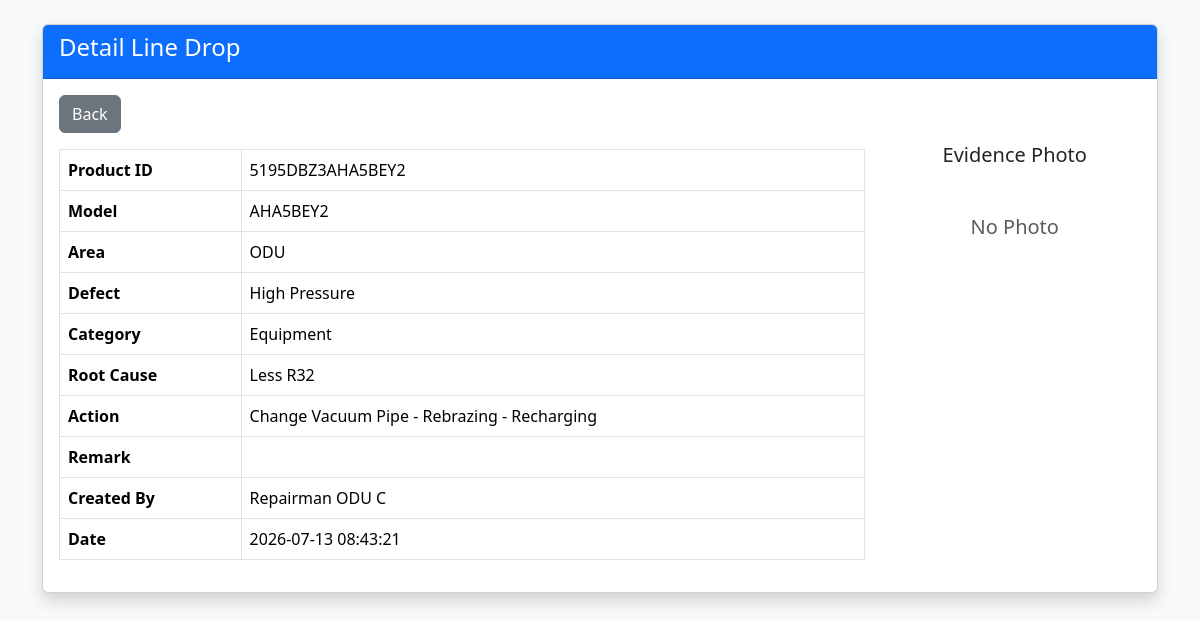
Page /page/leader/revision/detail_line_drop.php?id=14 (signed in) on the committed database.
### tables this page shows
CREATE TABLE `line_drop_transaction` (
  `transaction_id` int(11) NOT NULL,
  `product_id` varchar(100) NOT NULL,
  `model_code` varchar(20) NOT NULL,
  `area` enum('IDU','ODU') NOT NULL,
  `defect_id` int(11) NOT NULL,
  `category_id` int(11) NOT NULL,
  `rootcause_id` int(11) NOT NULL,
  `action_id` int(11) NOT NULL,
  `remark` text DEFAULT NULL,
  `evidence_photo` varchar(255) DEFAULT NULL,
  `created_by` varchar(30) DEFAULT NULL,
  `created_name` varchar(50) DEFAULT NULL,
  `created_at` datetime DEFAULT current_timestamp()
);

CREATE TABLE `defect_master` (
  `defect_id` int(11) NOT NULL,
  `defect_name` varchar(100) NOT NULL,
  `area` enum('IDU','ODU') NOT NULL,
  `created_at` datetime DEFAULT current_timestamp()
);

CREATE TABLE `category_master` (
  `category_id` int(11) NOT NULL,
  `category_name` varchar(100) NOT NULL,
  `created_at` datetime DEFAULT current_timestamp()
);

CREATE TABLE `rootcause_master` (
  `rootcause_id` int(11) NOT NULL,
  `rootcause_name` varchar(150) NOT NULL,
  `area` enum('IDU','ODU') NOT NULL,
  `created_at` datetime DEFAULT current_timestamp()
);

CREATE TABLE `action_master` (
  `action_id` int(11) NOT NULL,
  `action_name` varchar(150) NOT NULL,
  `area` enum('IDU','ODU') NOT NULL,
  `created_at` datetime DEFAULT current_timestamp()
);

### page/leader/revision/detail_line_drop.php (the view, shortened to what this page needs)
<?php
require '../../../conn.php';
$id = $_GET['id'];
$query = mysqli_query(
    $conn,
    "
    SELECT
        t.*,
        d.defect_name,
        c.category_name,
        r.rootcause_name,
        a.action_name
    FROM line_drop_transaction t
    LEFT JOIN defect_master d
        ON d.defect_id=t.defect_id
    LEFT JOIN category_master c
        ON c.category_id=t.category_id
    LEFT JOIN rootcause_master r
        ON r.rootcause_id=t.rootcause_id
    LEFT JOIN action_master a
        ON a.action_id=t.action_id
    WHERE t.transaction_id='$id'
    "
);
$data = mysqli_fetch_assoc($query);
?>
<!doctype html>
<html>
<head>
    <link href="https://cdn.jsdelivr.net/npm/bootstrap@5.3.3/dist/css/bootstrap.min.css"
        rel="stylesheet">
</head>
<body class="bg-light">
    <div class="container mt-4">
        <div class="card shadow">
            <div class="card-header bg-primary text-white">
                <h4>
                    Detail Line Drop
                </h4>
            </div>
            <div class="card-body">
                <div class="row">
                    <div class="col-md-9">
                        <table class="table table-bordered">
                            <a href="../dashboard.php"
                                class="btn btn-secondary mb-3">
                                Back
                            </a>
                            <tr>
                                <th>Product ID</th>
                                <td><?= $data['product_id']; ?></td>
                            </tr>
                            <tr>
                                <th>Model</th>
                                <td><?= $data['model_code']; ?></td>
                            </tr>
                            <tr>
                                <th>Area</th>
                                <td><?= $data['area']; ?></td>
                            </tr>
                            <tr>
                                <th>Defect</th>
                                <td><?= $data['defect_name']; ?></td>
                            </tr>
                            <tr>
                                <th>Category</th>
                                <td><?= $data['category_name']; ?></td>
                            </tr>
                            <tr>
                                <th>Root Cause</th>
                                <td><?= $data['rootcause_name']; ?></td>
                            </tr>
                            <tr>
                                <th>Action</th>
                                <td><?= $data['action_name']; ?></td>
                            </tr>
                            <tr>
                                <th>Remark</th>
                                <td><?= $data['remark']; ?></td>
                            </tr>
                            <tr>
                                <th>Created By</th>
                                <td><?= $data['created_name']; ?></td>
                            </tr>
                            <tr>
                                <th>Date</th>
                                <td><?= $data['created_at']; ?></td>
                            </tr>
                        </table>
                    </div>
                    <div class="col-md-3 mt-5 text-center">
                        <h5>
                            Evidence Photo
                        </h5>
                        <?php if (!empty($data['evidence_photo'])): ?>
                            <img src="../../../uploads/<?= $data['evidence_photo']; ?>"
                                class="img-fluid rounded shadow">
                        <?php else: ?>
                            <h5 class="text-muted mt-5">
                                No Photo
                            </h5>
                        <?php endif; ?>
                    </div>
                </div>
            </div>
        </div>
    </div>
</body>
</html>

### rows in the picture
line_drop_transaction: product "5195DBZ3AHA5BEY2", model_code "AHA5BEY2", area "ODU", defect.defect_name "High Pressure", category.category_name "Equipment", rootcause.rootcause_name "Less R32", action.action_name "Change Vacuum Pipe - Rebrazing - Recharging", created_name "Repairman ODU C", created_at "2026-07-13 08:43:21"
